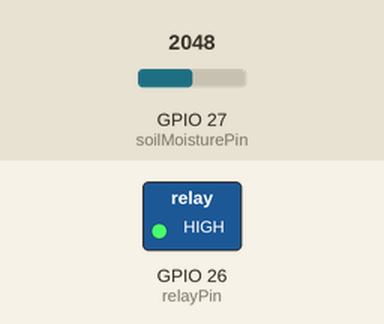
Bench run of a sketch on a simulated ESP32. Parts: switched loads named in the sketch (green lamp = pin HIGH). The inputs (shaded band) are chosen by the test bench; at power-on: GPIO 27 (soilMoisturePin) = 2048. What the sketch prints to the serial monitor is not drawn.

Above: at 5.0 s.
At 12.5 s:
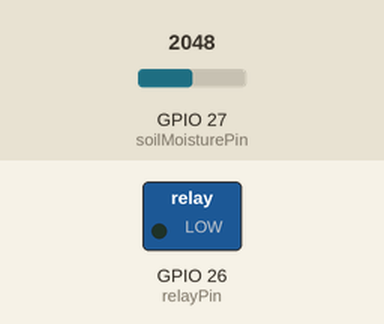
Timing chart, 0 to 19.5 s (numbered marks = the images above):
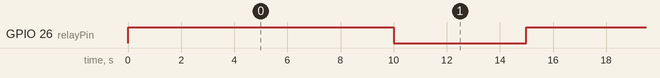

The sketch:

capacitive_soil_moisture_with_relay.ino
```cpp
const int soilMoisturePin = 27; // Pin analog untuk sensor kelembapan tanah
// Relay control pin
const int relayPin = 26;
int Treshold1 = 30;
int Treshold2 = 60;
int Treshold3 = 90;

void setup() {
// Initialize the relay pin as an output
Serial.begin(115200);
pinMode(relayPin, OUTPUT);
}

// Fungsi loop
void loop() {

// Baca nilai kelembapan tanah
int moistureValue = analogRead(soilMoisturePin);

// Konversi nilai ADC (0-4095) menjadi persen (0-100%)
int moisturePercent = map(moistureValue, 900, 2500, 100, 0);

// Cetak nilai kelembapan tanah ke serial monitor
Serial.print("Soil Moisture: ");
Serial.print(moisturePercent);
Serial.println("%");
Serial.println(moistureValue);


if (moisturePercent <= Treshold1){
  digitalWrite(relayPin, HIGH);
    delay(10000); // Wait for 10 second
// Turn the relay off
    digitalWrite(relayPin, LOW);
  }
  else if (moisturePercent > Treshold1 && moisturePercent <= Treshold2){
      digitalWrite(relayPin, HIGH);
      delay(7000); // Wait for 7 second
// Turn the relay off
      digitalWrite(relayPin, LOW);
  }
  else if (moisturePercent > Treshold2 && moisturePercent <= Treshold3){
      digitalWrite(relayPin, HIGH);
      delay(3000); // Wait for 7 second
// Turn the relay off
      digitalWrite(relayPin, LOW);
  }
  else if (moisturePercent > Treshold3){
  digitalWrite(relayPin, LOW);
}
delay(5000);
}
```

Measured:
- by itself, GPIO 26 (relayPin): alternates HIGH for 10.0 s and LOW for 5.0 s
